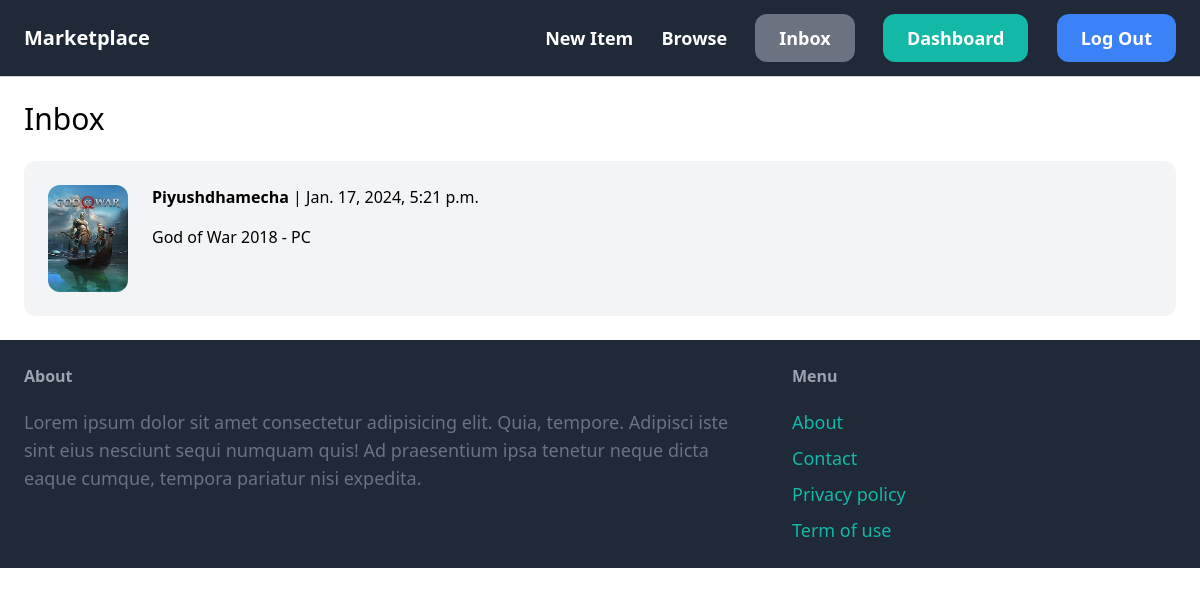
The page /inbox/ (signed in) on the database its author committed.
### conversation/models.py (models this page shows)
class Conversation(models.Model):
    item = models.ForeignKey(Item, related_name = 'conversations', on_delete = models.CASCADE)
    members = models.ManyToManyField(User, related_name = 'conversations')
    createdAt = models.DateField(auto_now_add = True)
    modified_at = models.DateTimeField(auto_now = True)
    class Meta:
        ordering = ('-modified_at', )

### item/models.py (models this page shows, shortened)
class Item(models.Model):
    category = models.ForeignKey(Category, related_name = 'items', on_delete = models.CASCADE)
    name = models.CharField(max_length=255)
    description = models.TextField(blank = True, null = True)
    price = models.FloatField()
    image = models.ImageField(upload_to = 'item_images', blank = True, null = True)
    isSold = models.BooleanField(default = False)
    createdBy = models.ForeignKey(User, related_name = 'items', on_delete = models.CASCADE)
    createdAt = models.DateTimeField(auto_now_add = True)
    class Meta:
        ordering = ('name',)

### conversation/views.py (the view)
# urls.py: path('inbox/', include('conversation.urls')),
@login_required
def inbox(request):
    conversations = Conversation.objects.filter(members__in = [request.user.id])
    return render(request, 'conversation/inbox.html', {
        'conversations': conversations,
    })

### conversation/templates/conversation/inbox.html (shortened to what this page needs)
{% extends 'core/base.html' %}
{% block content %}
<h1 class="mb-6 text-3xl">Inbox</h1>
<div class = "space-y-6">
    {% for conversation in conversations %}
        <a href = "{% url 'conversation:detail' conversation.id %}">
            <div class = "p-6 flex bg-gray-100 rounded-xl">
                <div class="pr-6">
                    <img src="{{conversation.item.image.url}}" class = "w-20 rounded-xl">
                </div>
                <div>
                    {% for member in conversation.members.all %}
                        {%if member != request.user%}
                            <p class = "mb-4"><strong>{{member.username}}</strong> | {{ conversation.modified_at }}</p>
                            <p>{{conversation.item.name}}</p>
                        {%endif%}
                    {% endfor %}
                </div>
            </div>
        </a>
    {% endfor %}
</div>
{% endblock %}

### rows shown on the page
Conversation: item.image (picture), modified_at "Jan. 17, 2024, 5:21 p.m.", item.name "God of War 2018 - PC"

### other values the page prints
{{ member.username }} "Piyushdhamecha"
